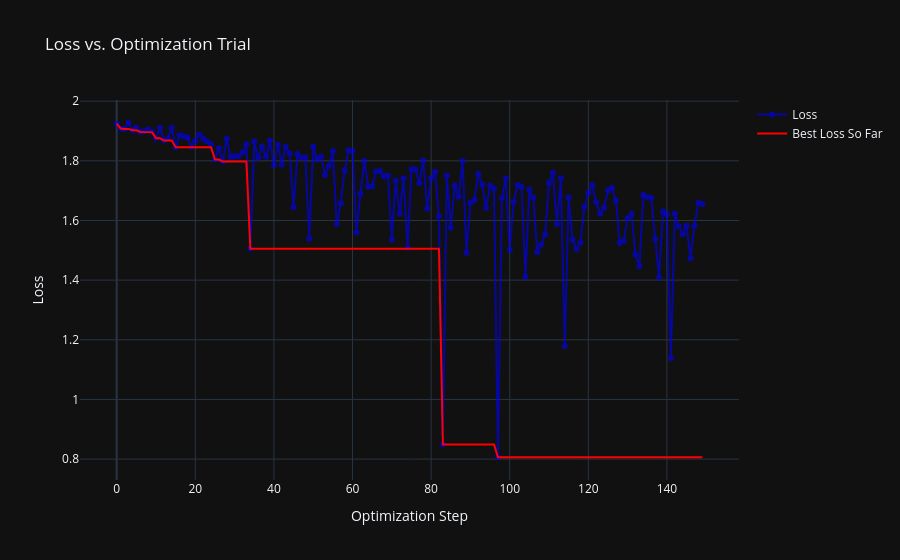

Source (notebook cell):
### Code cell
circuit_optimizer.plot_loss(save_path=project_setup_yaml.parent / "loss_curve.html", show=True)

### Figure 1 — Plotly figure (JSON) as saved in the notebook; plotly's stock layout.template omitted (floating-point values rounded to 4 significant figures; data arrays with more than 128 entries replaced by an {"elided": "..."} marker saying what was removed)
{"data": [{"line": {"color": "blue", "width": 2}, "mode": "markers+lines", "name": "Loss", "opacity": 0.6, "type": "scatter", "x": {"elided": "150 int values"}, "y": {"elided": "150 float values"}}, {"line": {"color": "red", "width": 2}, "mode": "lines", "name": "Best Loss So Far", "type": "scatter", "x": {"elided": "150 int values"}, "y": {"elided": "150 float values"}}], "layout": {"showlegend": true, "title": {"text": "Loss vs. Optimization Trial"}, "xaxis": {"title": {"text": "Optimization Step"}}, "yaxis": {"title": {"text": "Loss"}}}}
